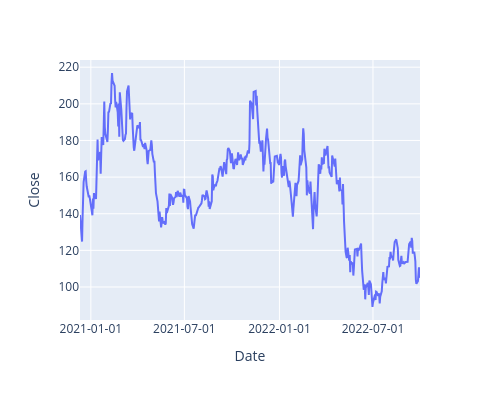

The cell this chart's notebook holds for it:
### Code cell
fig = px.line(df_abnb, x='Date', y='Close',width=500, height=400 )
fig.update_xaxes(tickformat='%Y-%m-%d')

### Figure 1 — Plotly figure (JSON) as saved in the notebook; plotly's stock layout.template omitted (floating-point values rounded to 4 significant figures; data arrays with more than 128 entries replaced by an {"elided": "..."} marker saying what was removed)
{"data": [{"hovertemplate": "Date=%{x}<br>Close=%{y}<extra></extra>", "legendgroup": "", "line": {"color": "#636efa", "dash": "solid"}, "marker": {"symbol": "circle"}, "mode": "lines", "name": "", "orientation": "v", "showlegend": false, "type": "scatter", "x": {"elided": "454 str values"}, "xaxis": "x", "y": {"elided": "454 float values"}, "yaxis": "y"}], "layout": {"height": 400, "legend": {"tracegroupgap": 0}, "margin": {"t": 60}, "width": 500, "xaxis": {"anchor": "y", "domain": [0, 1], "tickformat": "%Y-%m-%d", "title": {"text": "Date"}}, "yaxis": {"anchor": "x", "domain": [0, 1], "title": {"text": "Close"}}}}
